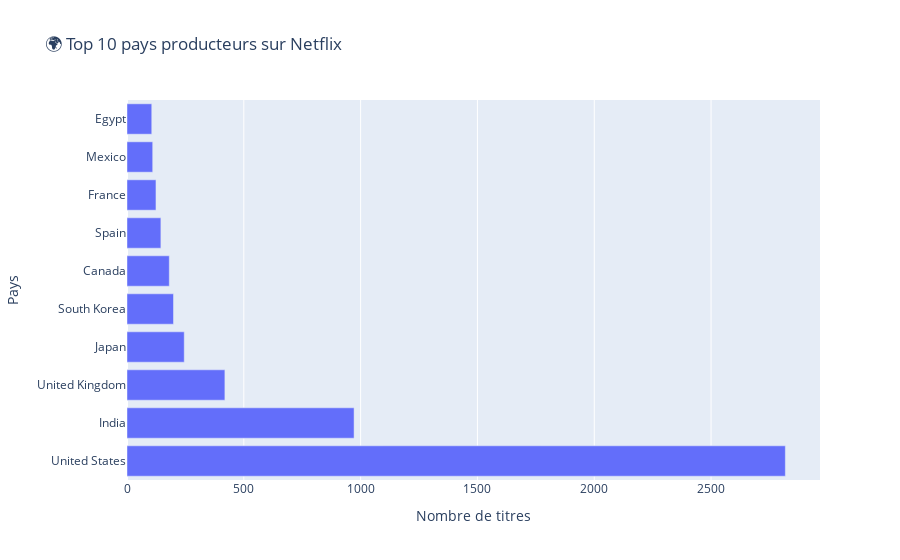

Notebook cell for this chart:
### Code cell
query_countries = """
SELECT country, COUNT(*) AS nb_titles
FROM netflix_titles
WHERE country IS NOT NULL
GROUP BY country
ORDER BY nb_titles DESC
LIMIT 10;
"""
df_countries = pd.read_sql(query_countries, engine)

fig = px.bar(df_countries, x='nb_titles', y='country', orientation='h',
             title='🌍 Top 10 pays producteurs sur Netflix',
             labels={'country': 'Pays', 'nb_titles': 'Nombre de titres'})
fig.show()

### Figure 1 — Plotly figure (JSON) as saved in the notebook; plotly's stock layout.template omitted (floating-point values rounded to 4 significant figures)
{"data": [{"hovertemplate": "Nombre de titres=%{x}<br>Pays=%{y}<extra></extra>", "legendgroup": "", "marker": {"color": "#636efa", "pattern": {"shape": ""}}, "name": "", "orientation": "h", "showlegend": false, "textposition": "auto", "type": "bar", "x": [2818, 972, 419, 245, 199, 181, 145, 124, 110, 106], "xaxis": "x", "y": ["United States", "India", "United Kingdom", "Japan", "South Korea", "Canada", "Spain", "France", "Mexico", "Egypt"], "yaxis": "y"}], "layout": {"barmode": "relative", "legend": {"tracegroupgap": 0}, "title": {"text": "🌍 Top 10 pays producteurs sur Netflix"}, "xaxis": {"anchor": "y", "domain": [0, 1], "title": {"text": "Nombre de titres"}}, "yaxis": {"anchor": "x", "domain": [0, 1], "title": {"text": "Pays"}}}}
